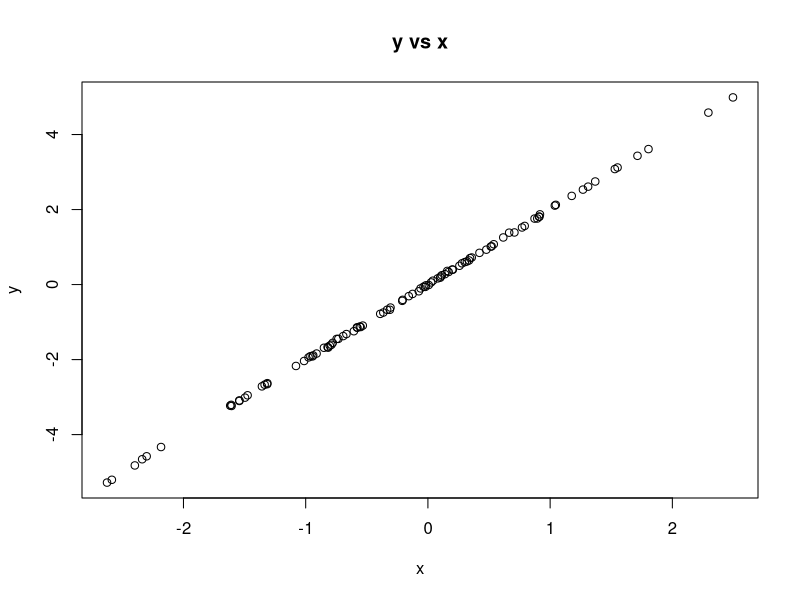
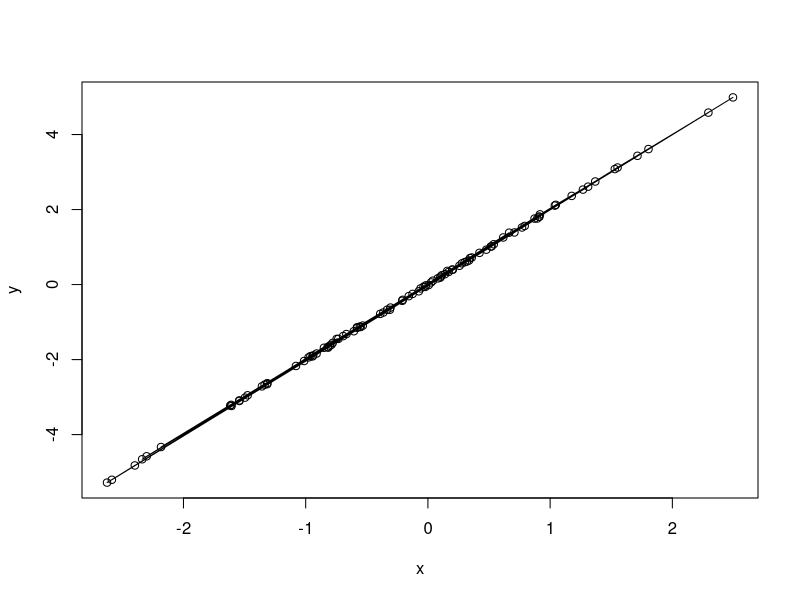

Here is the R script that generated these plots, in order:
# Example plot
set.seed(2985)

x <- rnorm(100)
y <- 2*x + rnorm(100, mean=0, sd= 0.02)
plot(x, y, main="y vs x")
# can make this better
plot(x, y, type="o")
# is this better for real?
#-- The above comment adds nothing, sakaliyatsha

# hello it's mea